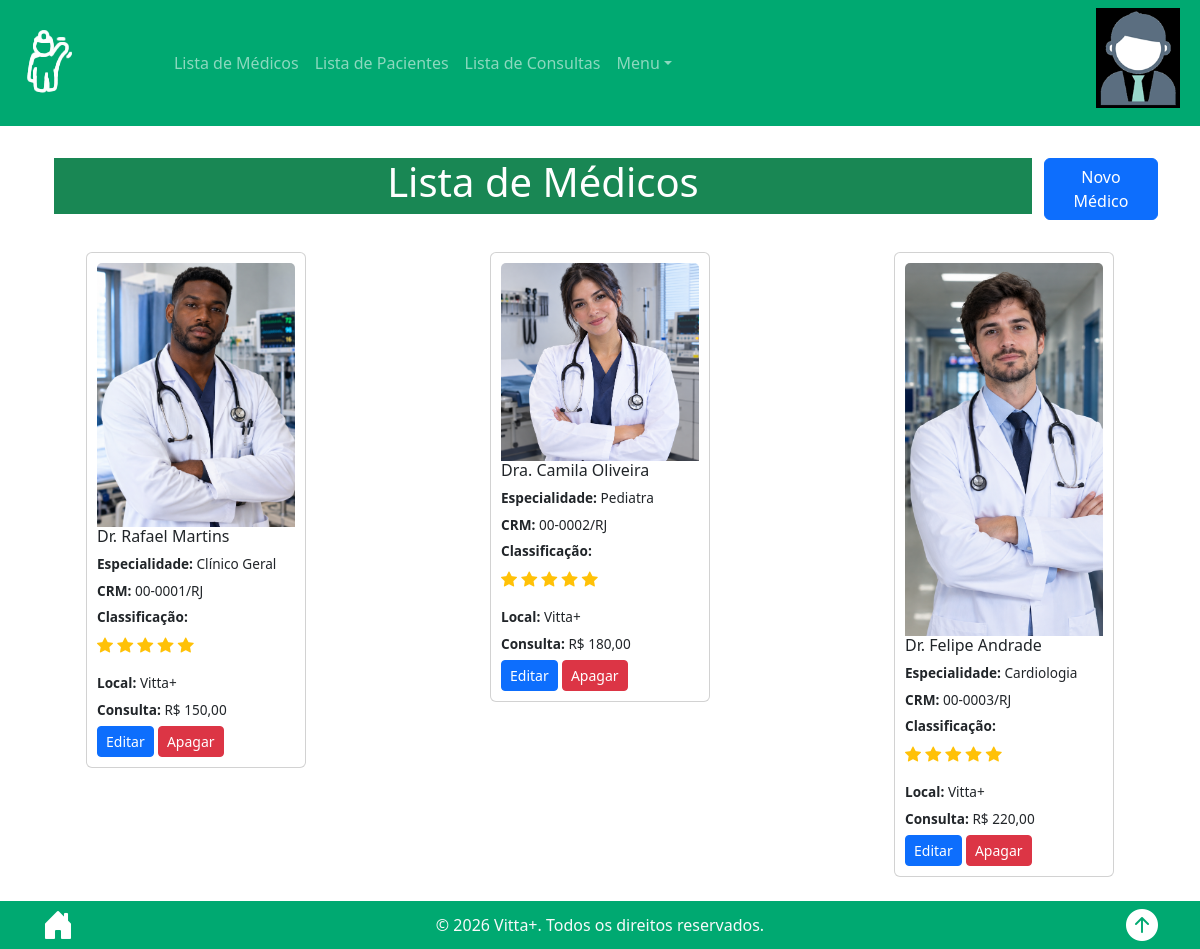
Page /doctors_list/ (signed in) on the earlier database version.
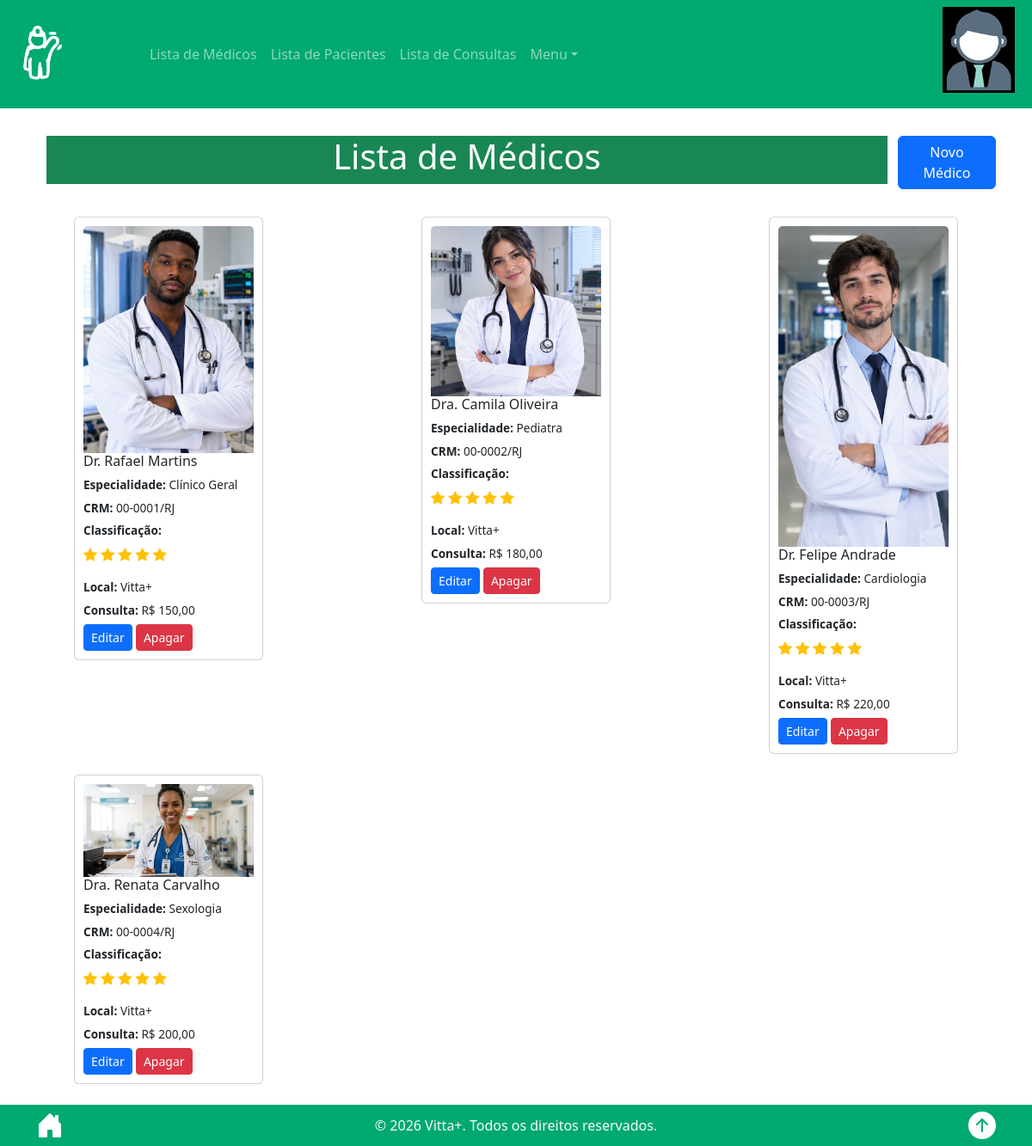
Same page on the later database version.
### consulta/models.py (models this page shows, shortened)
class Doctor(models.Model):
    name = models.CharField(max_length=100, verbose_name="Nome")
    birth_date = models.DateField(verbose_name="Data de Nascimento")
    CRM = models.CharField(max_length=20, unique=True, verbose_name="CRM")
    gender = models.CharField(max_length=10, choices=[("M", "Masculino"), ("F", "Feminino")], verbose_name="Gênero")
    expertise = models.CharField(max_length=100, verbose_name="Especialidade")
    rating = models.DecimalField(max_digits = 3, decimal_places = 2, default = 0, validators = [MinValueValidator(0), MaxValueValidator(5)], verbose_name ="Classificação")
    place = models.CharField(max_length=100, verbose_name="Local da Consulta")
    price = models.DecimalField(max_digits=10, decimal_places=2, validators=[MinValueValidator(0)], verbose_name="Preço da Consulta")
    photo = models.ImageField(upload_to='doctors/', blank=True, null=True, verbose_name="Foto")
    @property
    def rating_stars(self):
        rating = float(self.rating)
        rating = round(rating * 2) / 2
        stars = []
        for i in range(1, 6):
            if rating >= i:
                stars.append("full")
            elif rating >= i - 0.5:
                stars.append("half")
            else:
                stars.append("empty")
        return stars
    class Meta:
        ordering = ["CRM"]

### consulta/views.py (the view)
# urls.py: path('doctors_list/', views.doctors_list, name='doctors_list'),
@permission_required('consultas.view_doctor', raise_exception=True)
def doctors_list(request):
    doctors = Doctor.objects.all().order_by('CRM')
    return render(request, 'doctors_list.html', {'doctors': doctors})

### consulta/templatetags/format_filters.py (called while the page is built)
@register.filter
def format_crm(value):
    value = str(value).replace(" ", "").replace("-", "").replace("/", "").strip()
    if len(value) < 3:
        return value
    uf = value[-2:].upper()
    numero = value[:-2]
    if len(numero) != 6:
        return value
    return f"{numero[:2]}-{numero[2:]}/{uf}"

### consulta/templates/doctors_list.html (shortened to what this page needs)
{% extends 'base.html' %}
{% load static %}
{% load format_filters %}
{% block content %}
<div class="container d-flex flex-row mt-4 mb-4 pt-2 pb-2">
    <div class="container text-center justify-content-between">
        <div class="card-header bg-success text-white justify-content-center d-flex align-items-center">
            <h1>Lista de Médicos</h1>
        </div>
    </div>
    <a href="{% url 'doctors_add' %}" class="btn btn-primary">Novo Médico</a>
</div>
<div class="row">
    {% for doctor in doctors %}
    <div class="col-md-4 mb-4">
        <div class="card">
            <div class="card-body">
                <div class="card-image">
                    {% if doctor.photo %}
                        <img src="{{ doctor.photo.url }}" alt="Foto {{ doctor.name }}" class="card-img-top">
                    {% else %}
                        <div class="p-3">
                            <p>Sem foto</p>
                        </div>
                    {% endif %}
                </div>
                {% if doctor.gender == "M" %}
                    <h2 class="card-title">Dr. {{ doctor.name }}</h2>
                {% else %}
                    <h2 class="card-title">Dra. {{ doctor.name }}</h2>
                {% endif %}
                <p class="card-text">
                    <strong>Especialidade:</strong>
                    {{ doctor.expertise }}
                </p>
                <p class="card-text">
                    <strong>CRM:</strong>
                    {{ doctor.CRM|format_crm }}
                </p>
                <p class="card-text">
                    {% if doctor.rating %}
                        <strong>Classificação:</strong>
                        <div class="text-warning">
                            <p>
                                {% for star in doctor.rating_stars %}
                                    {% if star == "full" %}
                                        <i class="bi bi-star-fill"></i>
                                    {% elif star == "half" %}
                                        <i class="bi bi-star-half"></i>
                                    {% else %}
                                        <i class="bi bi-star"></i>
                                    {% endif %}
                                {% endfor %}
                            </p>
                        </div>
                    {% endif %}
                </p>
                <p class="card-text">
                    <strong>Local:</strong>
                    {{ doctor.place }}
                </p>
                <p class="card-text">
                    <strong>Consulta:</strong>
                    R$ {{ doctor.price }}
                </p>
                <td>
                    <a href="{% url 'doctors_edit' doctor.id %}" class="btn btn-primary btn-sm">Editar</a>
                    <a href="{% url 'doctors_delete' doctor.id %}" class="btn btn-danger btn-sm">Apagar</a>
                </td>
            </div>
        </div>
    </div>
    {% endfor %}
</div>
{% endblock %}

### consulta/templates/base.html (shortened to what this page needs)
{% load static %}
<!DOCTYPE html>
<html lang="pt-BR">
<head>
    <link href="https://cdn.jsdelivr.net/npm/bootstrap@5.3.8/dist/css/bootstrap.min.css" rel="stylesheet">
    <link rel="stylesheet" href="https://cdn.jsdelivr.net/npm/bootstrap-icons@1.13.1/font/bootstrap-icons.min.css">
    <link rel="stylesheet" href="{% static 'css/style.css' %}">
</head>
<body id="top" class="d-flex flex-column min-vh-100 overflow-x-hidden">
    <nav class="navbar navbar-expand-sm navbar-dark sticky-top">
        <div class="container-fluid">
            <a class="navbar-brand logo-brand" href="{% url 'home' %}">
                <img src="{% static 'images/logo-vitta+.png' %}" alt="Vitta+">
            </a>
            <div class="collapse navbar-collapse" id="mynavbar">
                <ul class="navbar-nav me-auto">
                    <li class="nav-item">
                        {% if perms.consultas.view_doctor %}
                        <a class="nav-link" href="{% url 'doctors_list' %}">Lista de Médicos</a>
                        {% endif %}
                    </li>
                    <li class="nav-item">
                        {% if perms.consultas.view_patient %}
                        <a class="nav-link" href="{% url 'patients_list' %}">Lista de Pacientes</a>
                        {% endif %}
                    </li>
                    <li class="nav-item">
                        {% if perms.consultas.view_consultation %}
                        <a class="nav-link" href="{% url 'consults_list' %}">Lista de Consultas</a>
                        {% endif %}
                    </li>
                    <li class="nav-item dropdown">
                        <a class="nav-link dropdown-toggle" href="#" role="button" data-bs-toggle="dropdown">Menu</a>
                    </li>
                </ul>
                <form class="nav-form d-flex">
                    <li class="nav-item" id="Login">
                        <a class="nav-link" href="{% url 'admin:index' %}">
                            <img src="{% static 'images/user-image.png' %}" alt="Login">
                        </a>
                    </li>
                </form>
            </div>
        </div>
    </nav>
    <main class="flex-grow-1">
        {% block content %}
        {% endblock %}
    </main>
    <div class="footer text-light">
        <footer class="container d-flex justify-content-between align-items-center">
            <a href="{% url 'home' %}"><i class="bi bi-house-door-fill fs-2"></i></a>
            <div>&copy; 2026 Vitta+. Todos os direitos reservados.</div>
            <a href="#top"><i class="bi bi-arrow-up-circle-fill fs-2"></i></a>
        </footer>
    </div>
</body>
</html>

### consulta/static/css/style.css (style rules this page uses)
a { color: inherit; text-decoration: none; }
nav { background-color: #00A971; }
.nav-form { margin-left: auto; list-style: none; max-width:200px; max-height:150px; width: auto; height: auto; }
.nav-form .nav-item { list-style: none; }
.nav-form .nav-link img { width: 100px; height: 100px; object-fit: contain; display: block; margin-bottom: 10%; }
.footer { background-color: #00A971; }
.footer a { color: white; transition: 0.3s ease; }
.row { --bs-gutter-x: 0.75rem; }
.card { max-width: 220px; min-height: 320px; margin: 0 auto; }
.card-body { padding: 10px; }
.card-title { font-size: 1rem; margin-bottom: 8px; }
.card-text { font-size: 0.85rem; margin-bottom: 6px; }
.logo-brand { display: inline-flex; align-items: center; gap: 8px; position: relative; }
.logo-brand img { transition: transform 0.3s ease; }

Differences in the rows shown:
added Doctor: photo (picture), name "Renata Carvalho", expertise "Sexologia", CRM "00-0004/RJ", shows "Classificação:", rating 5 (drawn), place "Vitta+", price "200,00"
